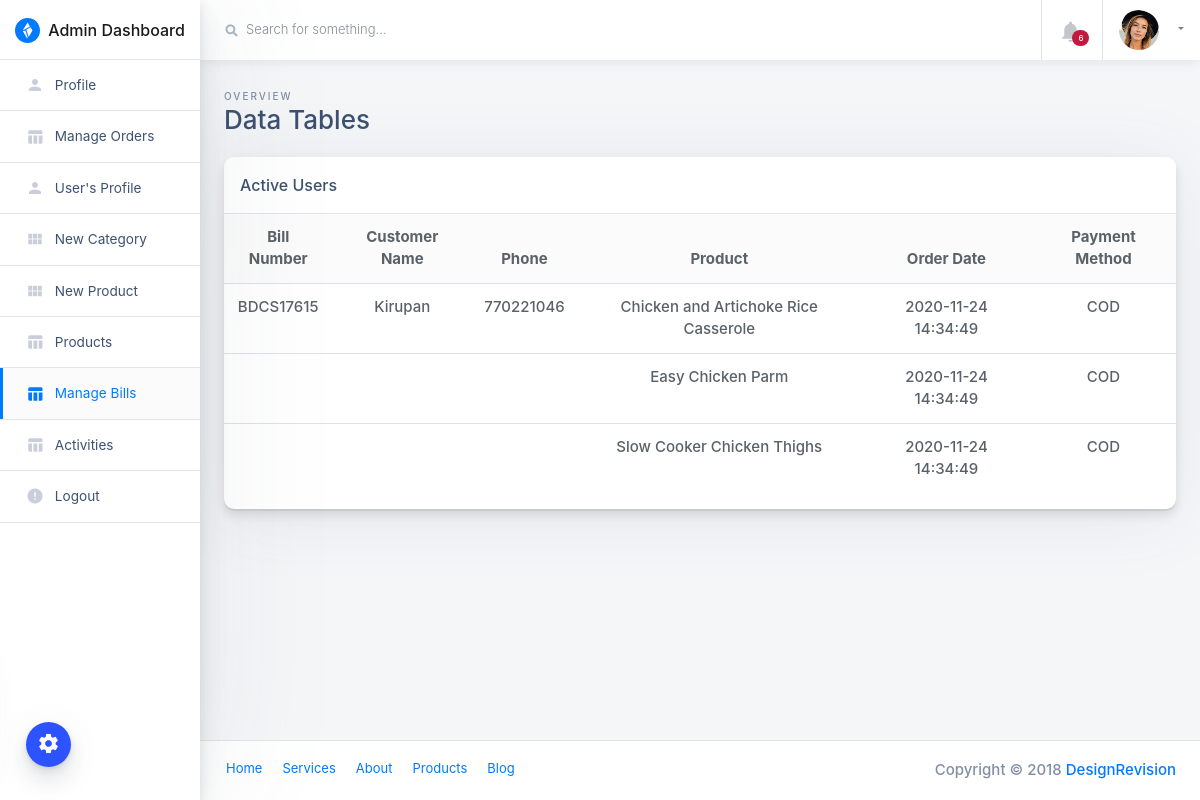
/admin/bills-view?bid=15 (signed in), run on the app's committed database.
### tables this page shows
CREATE TABLE IF NOT EXISTS `orders` (
  `id` int(11) NOT NULL AUTO_INCREMENT,
  `bill_no` int(4) DEFAULT NULL,
  `userId` int(11) DEFAULT NULL,
  `productId` varchar(255) DEFAULT NULL,
  `quantity` int(11) DEFAULT NULL,
  `orderDate` timestamp NOT NULL DEFAULT CURRENT_TIMESTAMP,
  `paymentMethod` varchar(50) DEFAULT NULL,
  `orderStatus` varchar(55) DEFAULT NULL,
  PRIMARY KEY (`id`)
);

CREATE TABLE IF NOT EXISTS `users` (
  `id` int(11) NOT NULL AUTO_INCREMENT,
  `name` varchar(255) DEFAULT NULL,
  `email` varchar(255) DEFAULT NULL,
  `contactno` bigint(11) DEFAULT NULL,
  `password` varchar(255) DEFAULT NULL,
  `shippingAddress` longtext,
  `shippingState` varchar(255) DEFAULT NULL,
  `shippingCity` varchar(255) DEFAULT NULL,
  `shippingPincode` int(11) DEFAULT NULL,
  `billingAddress` longtext,
  `billingState` varchar(255) DEFAULT NULL,
  `billingCity` varchar(255) DEFAULT NULL,
  `billingPincode` int(11) DEFAULT NULL,
  `regDate` timestamp NOT NULL DEFAULT CURRENT_TIMESTAMP,
  `updationDate` varchar(255) DEFAULT NULL,
  PRIMARY KEY (`id`)
);

CREATE TABLE IF NOT EXISTS `products` (
  `id` int(11) NOT NULL AUTO_INCREMENT,
  `category` int(11) NOT NULL,
  `subCategory` int(11) DEFAULT NULL,
  `productName` varchar(255) DEFAULT NULL,
  `productCompany` varchar(255) DEFAULT NULL,
  `productPrice` int(11) DEFAULT NULL,
  `productPriceBeforeDiscount` int(11) DEFAULT NULL,
  `productDescription` longtext,
  `productImage1` varchar(255) DEFAULT NULL,
  `productImage2` varchar(255) DEFAULT NULL,
  `productImage3` varchar(255) DEFAULT NULL,
  `shippingCharge` int(11) DEFAULT NULL,
  `productAvailability` varchar(255) DEFAULT NULL,
  `postingDate` timestamp NULL DEFAULT CURRENT_TIMESTAMP,
  `updationDate` varchar(255) DEFAULT NULL,
  PRIMARY KEY (`id`)
);

### admin/bills-view.php (the view, shortened to what this page needs)
<?php
include("include/config.php");
if(strlen($_SESSION['admin_login'])==0)
	{
header('location:/ssfood/admin');
}
else{
	if($_GET['bid']){
	$bid = $_GET['bid'];
}else{
	header('location:products');
}
?>
<!doctype html>
<html class="no-js h-100" lang="en">
  <head>
    <link href="https://use.fontawesome.com/releases/v5.0.6/css/all.css" rel="stylesheet">
    <link rel="stylesheet" href="https://stackpath.bootstrapcdn.com/bootstrap/4.1.3/css/bootstrap.min.css">
    <link rel="stylesheet" id="main-stylesheet" data-version="1.1.0" href="styles/shards-dashboards.1.1.0.min.css">
    <link rel="stylesheet" href="styles/extras.1.1.0.min.css">
  </head>
  <body class="h-100">
    <div class="color-switcher-toggle animated pulse infinite">
      <i class="material-icons">settings</i>
    </div>
    <div class="container-fluid">
      <div class="row">
        <aside class="main-sidebar col-12 col-md-3 col-lg-2 px-0">
          <div class="main-navbar">
            <nav class="navbar align-items-stretch navbar-light bg-white flex-md-nowrap border-bottom p-0">
              <a class="navbar-brand w-100 mr-0" href="dashboard" style="line-height: 25px;">
                <div class="d-table m-auto">
                  <img id="main-logo" class="d-inline-block align-top mr-1" style="max-width: 25px;" src="images/shards-dashboards-logo.svg" alt="Shards Dashboard">
                  <span class="d-none d-md-inline ml-1">Admin Dashboard</span>
                </div>
              </a>
            </nav>
          </div>
          <div class="nav-wrapper">
            <ul class="nav flex-column">
			  <li class="nav-item">
                <a class="nav-link " href="profile">
                  <i class="material-icons">person</i>
                  <span>Profile</span>
                </a>
              </li>
			  <li class="nav-item">
                <a class="nav-link " href="orders">
                  <i class="material-icons">table_chart</i>
                  <span>Manage Orders</span>
                </a>
              </li>
			  <li class="nav-item">
                <a class="nav-link " href="users">
                  <i class="material-icons">person</i>
                  <span>User's Profile</span>
                </a>
              </li>
              <li class="nav-item">
                <a class="nav-link " href="new-category">
                  <i class="material-icons">view_module</i>
                  <span>New Category</span>
                </a>
              </li>
			  <li class="nav-item">
                <a class="nav-link " href="new-product">
                  <i class="material-icons">view_module</i>
                  <span>New Product</span>
                </a>
              </li>
              <li class="nav-item">
                <a class="nav-link " href="products">
                  <i class="material-icons">table_chart</i>
                  <span>Products</span>
                </a>
              </li>
			  <li class="nav-item">
                <a class="nav-link active" href="manage-bills">
                  <i class="material-icons">table_chart</i>
                  <span>Manage Bills</span>
                </a>
              </li>
			  <li class="nav-item">
                <a class="nav-link " href="activity">
                  <i class="material-icons">table_chart</i>
                  <span>Activities</span>
                </a>
              </li>
			  <li class="nav-item">
                <a class="nav-link " href="logout">
                  <i class="material-icons">error</i>
                  <span>Logout</span>
                </a>
              </li>
            </ul>
          </div>
        </aside>
        <main class="main-content col-lg-10 col-md-9 col-sm-12 p-0 offset-lg-2 offset-md-3">
          <div class="main-navbar sticky-top bg-white">
            <nav class="navbar align-items-stretch navbar-light flex-md-nowrap p-0">
              <form action="#" class="main-navbar__search w-100 d-none d-md-flex d-lg-flex">
                <div class="input-group input-group-seamless ml-3">
                  <div class="input-group-prepend">
                    <div class="input-group-text">
                      <i class="fas fa-search"></i>
                    </div>
                  </div>
                  <input class="navbar-search form-control" type="text" placeholder="Search for something..." aria-label="Search"> </div>
<?php
$f1="00:00:00";
$from=date('Y-m-d')." ".$f1;
$t1="23:59:59";
$to=date('Y-m-d')." ".$t1;
$result = mysqli_query($con,"SELECT * FROM Orders where orderDate Between '$from' and '$to'");
$num_rows1 = mysqli_num_rows($result);
?>
              </form>
              <ul class="navbar-nav border-left flex-row ">
                <li class="nav-item border-right dropdown notifications">
                  <a class="nav-link nav-link-icon text-center" href="" role="button" id="dropdownMenuLink" data-toggle="dropdown" aria-haspopup="true" aria-expanded="false">
                    <div class="nav-link-icon__wrapper">
                      <i class="material-icons">&#xE7F4;</i>
                      <span class="badge badge-pill badge-danger"><?php echo htmlentities($num_rows1); ?></span>
                    </div>
                  </a>
                </li>
                <li class="nav-item dropdown">
                  <a class="nav-link dropdown-toggle text-nowrap px-3" data-toggle="dropdown" href="#" role="button" aria-haspopup="true" aria-expanded="false">
                    <img class="user-avatar rounded-circle mr-2" src="images/avatars/0.jpg" alt="User Avatar">
                  </a>
                </li>
              </ul>
            </nav>
          </div>
          <div class="main-content-container container-fluid px-4">
            <div class="page-header row no-gutters py-4">
              <div class="col-12 col-sm-4 text-center text-sm-left mb-0">
                <span class="text-uppercase page-subtitle">Overview</span>
                <h3 class="page-title">Data Tables</h3>
              </div>
            </div>
            <div class="row">
              <div class="col">
                <div class="card card-small mb-4">
                  <div class="card-header border-bottom">
                    <h6 class="m-0">Active Users</h6>
                  </div>
                  <div class="card-body p-0 pb-3 text-center">
                    <table class="table mb-0">
                      <thead class="bg-light">
                        <tr>
                          <th scope="col" class="border-0">Bill Number</th>
                          <th scope="col" class="border-0">Customer Name</th>
						  <th scope="col" class="border-0">Phone</th>
						  <th scope="col" class="border-0">Product</th>
                          <th scope="col" class="border-0">Order Date</th>
                          <th scope="col" class="border-0">Payment Method</th>
                        </tr>
                      </thead>
                      <tbody>
                        <tr>
<?php $query=mysqli_query($con,"select distinct orders.bill_no,orders.productId,orders.orderDate,orders.paymentMethod,orders.userId,orders.id,users.name,users.contactno from orders join users on orders.userId=users.id
where orders.bill_no='$bid' ");
$cnt=1;
while($row=mysqli_fetch_array($query)){
	$prid = $row['productId'];
	$query1=mysqli_query($con,"select * FROM products WHERE id='$prid'");
?>
                          <td><?php if($cnt==1){ echo "BDCS176". $bid ;} ?></td>
                          <td><?php if($cnt==1){ echo $row['name'];} ?></td>
						  <td><?php if($cnt==1){ echo $row['contactno'];} ?></td>
						  <?php while($row1=mysqli_fetch_array($query1)){ ?>
						  <td><?php echo $row1['productName']; ?></td>
						  <?php } ?>
                          <td><?php echo $row['orderDate']; ?></td>
                          <td><?php echo $row['paymentMethod'];?></td>
                        </tr>
<?php $cnt = $cnt+1; } ?>
                      </tbody>
                    </table>
                  </div>
                </div>
              </div>
            </div>
          </div>
          <footer class="main-footer d-flex p-2 px-3 bg-white border-top">
            <ul class="nav">
              <li class="nav-item">
                <a class="nav-link" href="#">Home</a>
              </li>
              <li class="nav-item">
                <a class="nav-link" href="#">Services</a>
              </li>
              <li class="nav-item">
                <a class="nav-link" href="#">About</a>
              </li>
              <li class="nav-item">
                <a class="nav-link" href="#">Products</a>
              </li>
              <li class="nav-item">
                <a class="nav-link" href="#">Blog</a>
              </li>
            </ul>
            <span class="copyright ml-auto my-auto mr-2">Copyright © 2018
              <a href="https://designrevision.com" rel="nofollow">DesignRevision</a>
            </span>
          </footer>
        </main>
      </div>
    </div>
  </body>
</html>
<?php }?>

### data on the page
orders: userId.name "Kirupan", userId.contactno "770221046", orderDate "2020-11-24 14:34:49", paymentMethod "COD"
products: productName "Chicken and Artichoke Rice Casserole"
orders: orderDate "2020-11-24 14:34:49", paymentMethod "COD"
products: productName "Easy Chicken Parm"
orders: orderDate "2020-11-24 14:34:49", paymentMethod "COD"
products: productName "Slow Cooker Chicken Thighs"

### other printed values
$num_rows1 "6"
